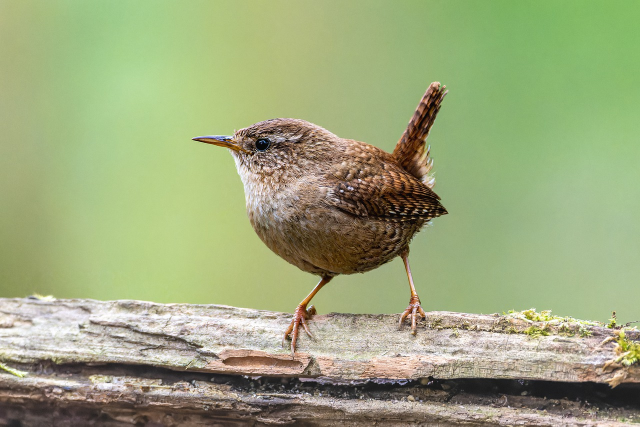
#> input picture images/bird.jpg, 1280 x 853 px (shown at 1/2 size)
$ jupyter execute 3_Transformations.ipynb
#> lines starting #> are read from the running program, lines starting #| are printed output that depends on the picture
[cell 1]
#3) Implementation of transformation of an image

import cv2
import matplotlib.pyplot as plt

# Load the image
image = cv2.imread("images/bird.jpg")
#> image is the input picture: shape (853, 1280, 3); mean B, G, R 124.5, 167.5, 156.5

# Resize the image
resized_image = cv2.resize(image, (200, 200))
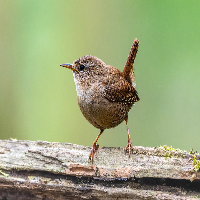
#> resized_image: shape (200, 200, 3); mean B, G, R 124.3, 167.4, 156.4

# Rotate the image
rotated_image = cv2.rotate(image, cv2.ROTATE_90_CLOCKWISE)
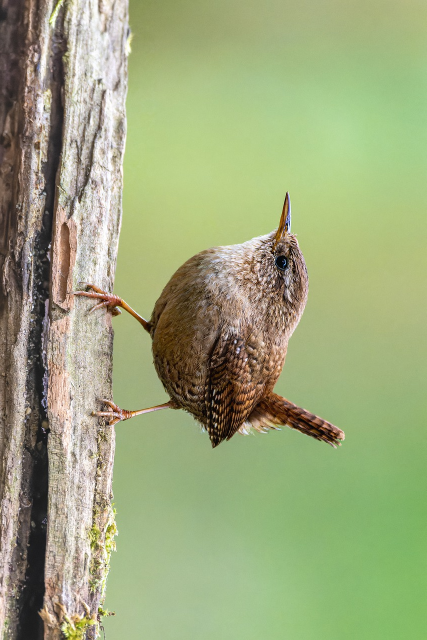
#> rotated_image: shape (1280, 853, 3) (shown at 1/2 size); mean B, G, R 124.5, 167.5, 156.5

# Flip horizontally and vertically
flipped_horizontal = cv2.flip(image, 1)
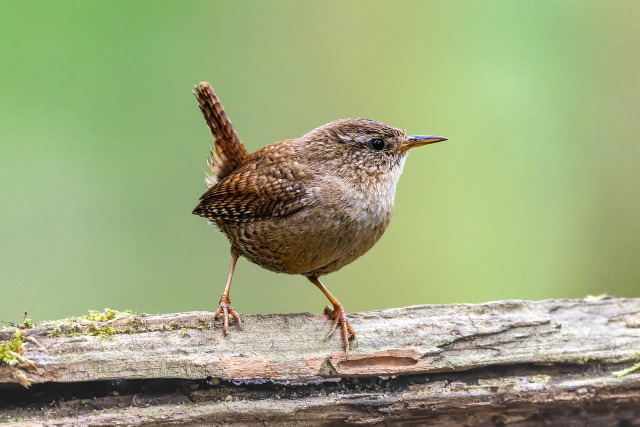
#> flipped_horizontal: shape (853, 1280, 3) (shown at 1/2 size); mean B, G, R 124.5, 167.5, 156.5
flipped_vertical = cv2.flip(image, 0)
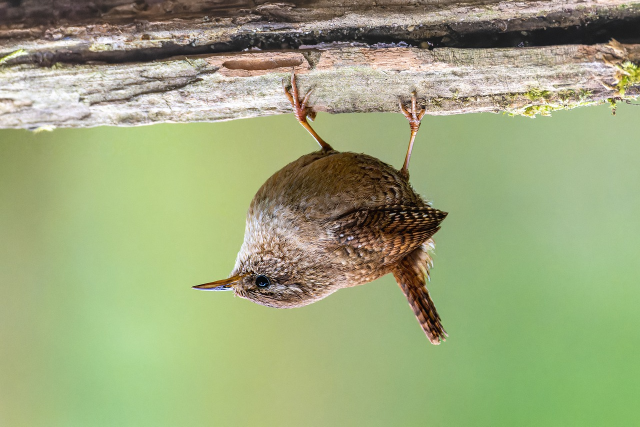
#> flipped_vertical: shape (853, 1280, 3) (shown at 1/2 size); mean B, G, R 124.5, 167.5, 156.5

# Convert to grayscale
gray_scale = cv2.cvtColor(image, cv2.COLOR_BGR2GRAY)
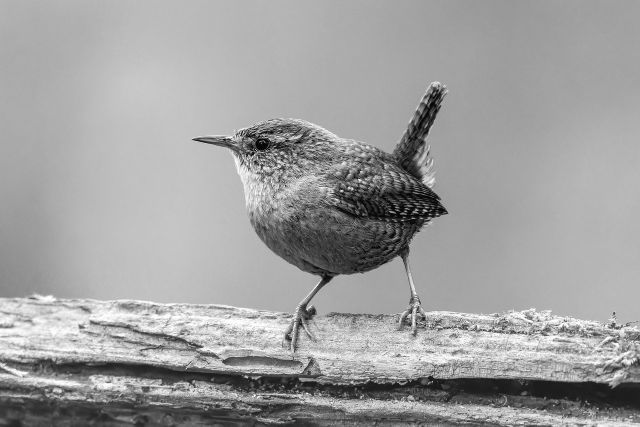
#> gray_scale: shape (853, 1280) (shown at 1/2 size); min 0, max 255, mean 159.3

# Apply Gaussian blur
blurred_image = cv2.GaussianBlur(image, (85, 85), 0)
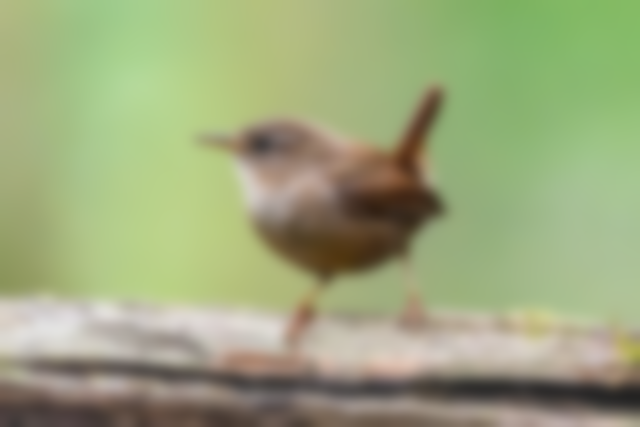
#> blurred_image: shape (853, 1280, 3) (shown at 1/2 size); mean B, G, R 124.5, 167.5, 156.5

# Plot the images
plt.figure(figsize=(12, 8))

plt.subplot(241)
plt.title("Original")
plt.imshow(cv2.cvtColor(image, cv2.COLOR_BGR2RGB))
plt.axis("off")

plt.subplot(242)
plt.title("Resized")
plt.imshow(cv2.cvtColor(resized_image, cv2.COLOR_BGR2RGB))
plt.axis("off")

plt.subplot(243)
plt.title("Rotated")
plt.imshow(cv2.cvtColor(rotated_image, cv2.COLOR_BGR2RGB))
plt.axis("off")

plt.subplot(244)
plt.title("Horizontal Flip")
plt.imshow(cv2.cvtColor(flipped_horizontal, cv2.COLOR_BGR2RGB))
plt.axis("off")

plt.subplot(245)
plt.title("Vertical Flip")
plt.imshow(cv2.cvtColor(flipped_vertical, cv2.COLOR_BGR2RGB))
plt.axis("off")

plt.subplot(246)
plt.title("Grayscale")
plt.imshow(gray_scale, cmap="gray")
plt.axis("off")

plt.subplot(247)
plt.title("Blurred")
plt.imshow(cv2.cvtColor(blurred_image, cv2.COLOR_BGR2RGB))
plt.axis("off")

plt.tight_layout()
plt.show()
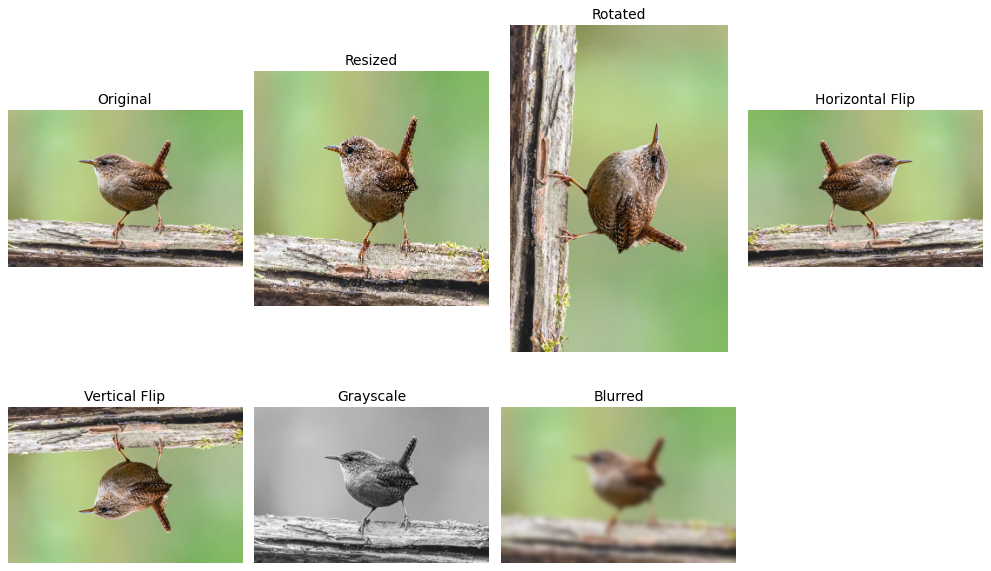
#> figure drawn by matplotlib, 7 panels
